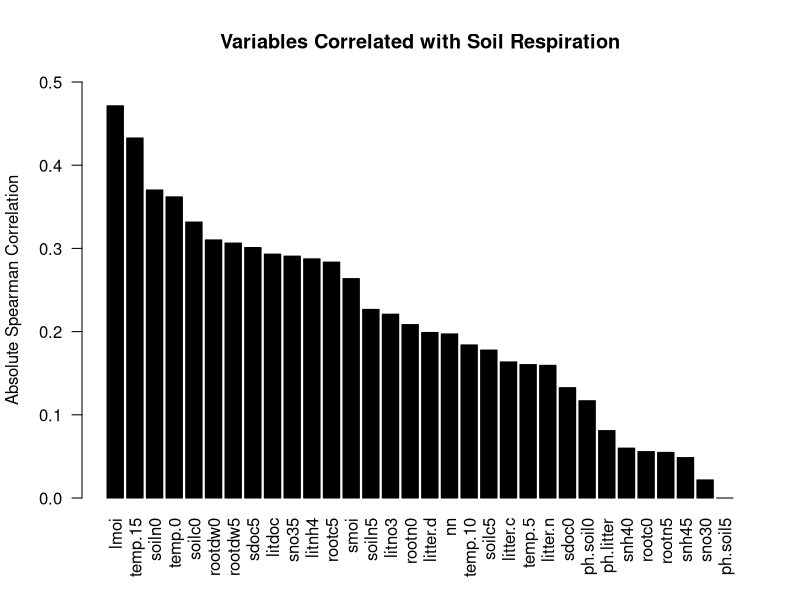
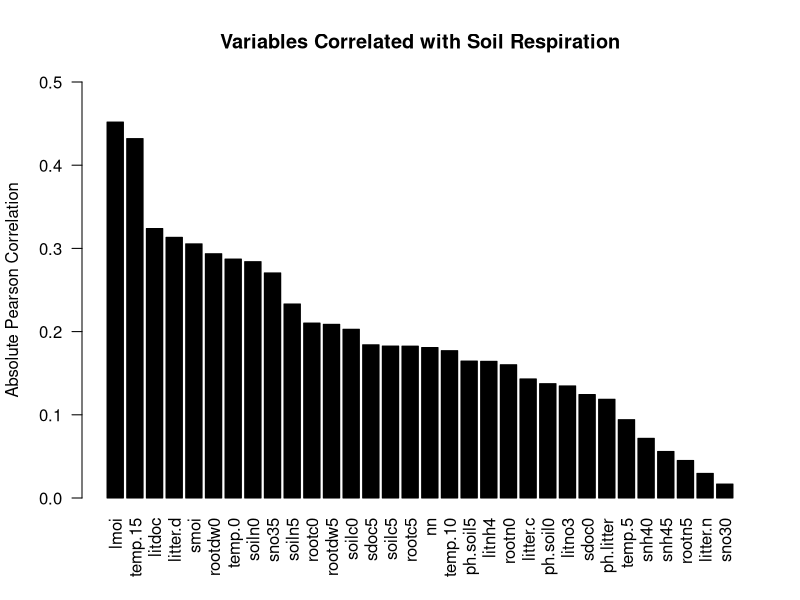
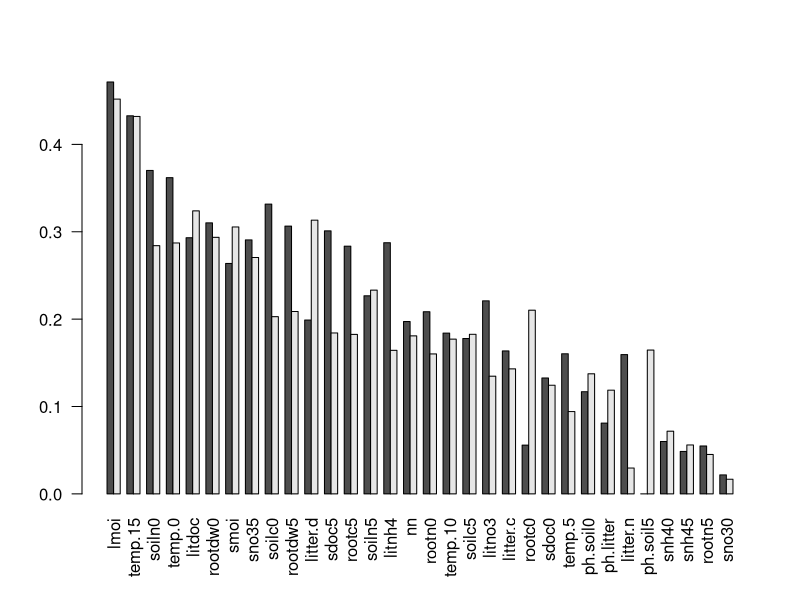
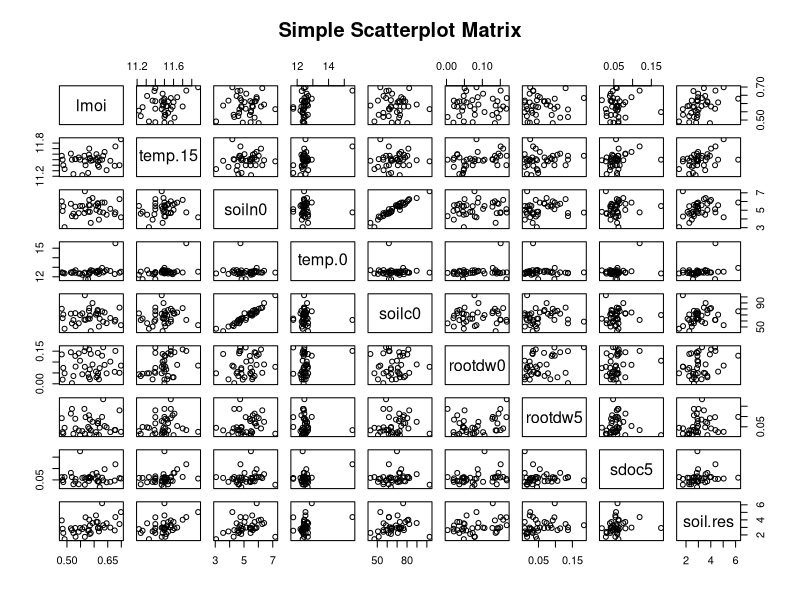
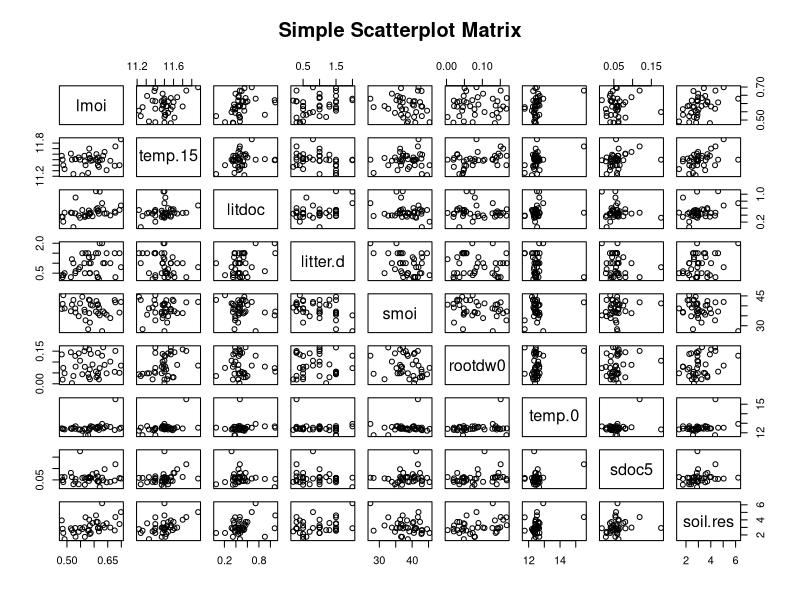

The R source for these figures, in order:
# nicht vergessen: setwd("<dein/pfad>")
# setwd("/home/daniel/Schreibtisch/Statistik Projekt")

hainich <- read.csv("hainich.csv", sep = ";", dec = ".")

# spearman (monoton)
hainich.spear <- abs(cor(hainich, method = "spearman"))["soil.res",-1]
hainich.spear.ordered <- hainich.spear[order(hainich.spear, decreasing = T)]
barplot(hainich.spear.ordered, las = 2, ylim = c(0,0.5), col = "black",
        ylab = "Absolute Spearman Correlation", main = "Variables Correlated with Soil Respiration")

# pearson (linear)
hainich.pear <- abs(cor(hainich, method = "pearson"))["soil.res",-1]
hainich.pear.ordered <- hainich.pear[order(hainich.pear, decreasing = T)]
barplot(hainich.pear.ordered, las = 2, ylim = c(0,0.5), col = "black",
        ylab = "Absolute Pearson Correlation", main = "Variables Correlated with Soil Respiration")

# Vergleich der Barplots
spearpear = t(data.frame(hainich.spear, hainich.pear))
spearpear.ordered <- spearpear[,order(apply(spearpear, c(2),FUN=mean), decreasing = T)]
barplot(as.matrix(spearpear.ordered), las = 2, beside=TRUE)

# Basic Scatterplot Matrix
## Top 15 Spearman Variablen
pairs(~ lmoi + temp.15 + soiln0 + temp.0 + soilc0 + rootdw0 + rootdw5 + sdoc5 + soil.res,data=hainich ,main="Simple Scatterplot Matrix")
## Top 15 Pearson Variablen
pairs(~ lmoi + temp.15 + litdoc + litter.d  + smoi + rootdw0 + temp.0 + sdoc5 + soil.res,data=hainich ,main="Simple Scatterplot Matrix")
